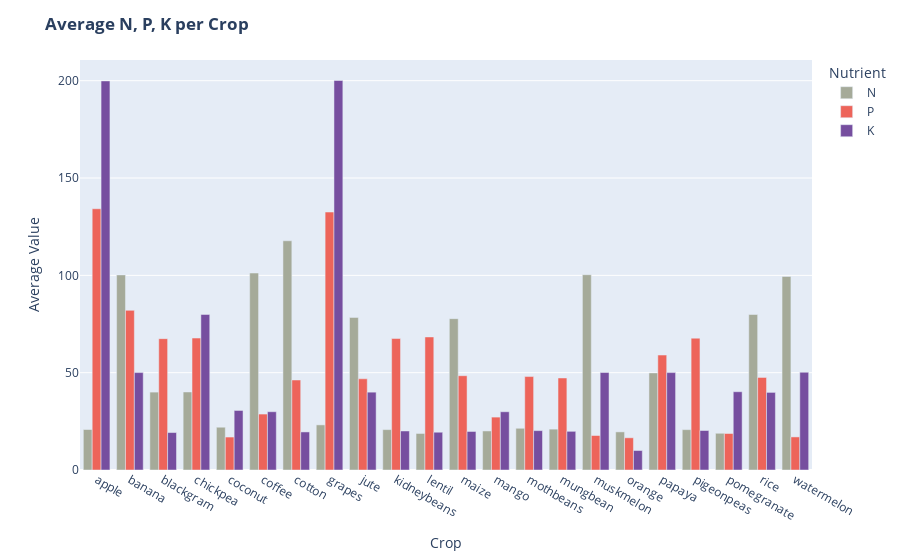

The cell this chart's notebook holds for it:
### Code cell
avg_npk = df.groupby("label")[["N","P","K"]].mean().reset_index()
melted = avg_npk.melt(id_vars="label", var_name="Nutrient", value_name="Value")

fig = px.bar(melted, x="label", y="Value", color="Nutrient",
             barmode="group", color_discrete_sequence=px.colors.qualitative.Vivid_r)

fig.update_layout(title="<b>Average N, P, K per Crop</b>",
                  xaxis_title="Crop", yaxis_title="Average Value",)
fig.show()
fig.write_image("plot2.png")

### Figure 1 — Plotly figure (JSON) as saved in the notebook; plotly's stock layout.template omitted (floating-point values rounded to 4 significant figures)
{"data": [{"alignmentgroup": "True", "hovertemplate": "Nutrient=N<br>label=%{x}<br>Value=%{y}<extra></extra>", "legendgroup": "N", "marker": {"color": "rgb(165, 170, 153)", "pattern": {"shape": ""}}, "name": "N", "offsetgroup": "N", "orientation": "v", "showlegend": true, "textposition": "auto", "type": "bar", "x": ["apple", "banana", "blackgram", "chickpea", "coconut", "coffee", "cotton", "grapes", "jute", "kidneybeans", "lentil", "maize", "mango", "mothbeans", "mungbean", "muskmelon", "orange", "papaya", "pigeonpeas", "pomegranate", "rice", "watermelon"], "xaxis": "x", "y": [20.8, 100.2, 40.02, 40.09, 21.98, 101.2, 117.8, 23.18, 78.4, 20.75, 18.77, 77.76, 20.07, 21.44, 20.99, 100.3, 19.58, 49.88, 20.73, 18.87, 79.89, 99.42], "yaxis": "y"}, {"alignmentgroup": "True", "hovertemplate": "Nutrient=P<br>label=%{x}<br>Value=%{y}<extra></extra>", "legendgroup": "P", "marker": {"color": "rgb(237, 100, 90)", "pattern": {"shape": ""}}, "name": "P", "offsetgroup": "P", "orientation": "v", "showlegend": true, "textposition": "auto", "type": "bar", "x": ["apple", "banana", "blackgram", "chickpea", "coconut", "coffee", "cotton", "grapes", "jute", "kidneybeans", "lentil", "maize", "mango", "mothbeans", "mungbean", "muskmelon", "orange", "papaya", "pigeonpeas", "pomegranate", "rice", "watermelon"], "xaxis": "x", "y": [134.2, 82.01, 67.47, 67.79, 16.93, 28.74, 46.24, 132.5, 46.86, 67.54, 68.36, 48.44, 27.18, 48.01, 47.28, 17.72, 16.55, 59.05, 67.73, 18.75, 47.58, 17.0], "yaxis": "y"}, {"alignmentgroup": "True", "hovertemplate": "Nutrient=K<br>label=%{x}<br>Value=%{y}<extra></extra>", "legendgroup": "K", "marker": {"color": "rgb(118, 78, 159)", "pattern": {"shape": ""}}, "name": "K", "offsetgroup": "K", "orientation": "v", "showlegend": true, "textposition": "auto", "type": "bar", "x": ["apple", "banana", "blackgram", "chickpea", "coconut", "coffee", "cotton", "grapes", "jute", "kidneybeans", "lentil", "maize", "mango", "mothbeans", "mungbean", "muskmelon", "orange", "papaya", "pigeonpeas", "pomegranate", "rice", "watermelon"], "xaxis": "x", "y": [199.9, 50.05, 19.24, 79.92, 30.59, 29.94, 19.56, 200.1, 39.99, 20.05, 19.41, 19.79, 29.92, 20.23, 19.87, 50.08, 10.01, 50.04, 20.29, 40.21, 39.87, 50.22], "yaxis": "y"}], "layout": {"barmode": "group", "legend": {"title": {"text": "Nutrient"}, "tracegroupgap": 0}, "margin": {"t": 60}, "title": {"text": "<b>Average N, P, K per Crop</b>"}, "xaxis": {"anchor": "y", "domain": [0, 1], "title": {"text": "Crop"}}, "yaxis": {"anchor": "x", "domain": [0, 1], "title": {"text": "Average Value"}}}}
